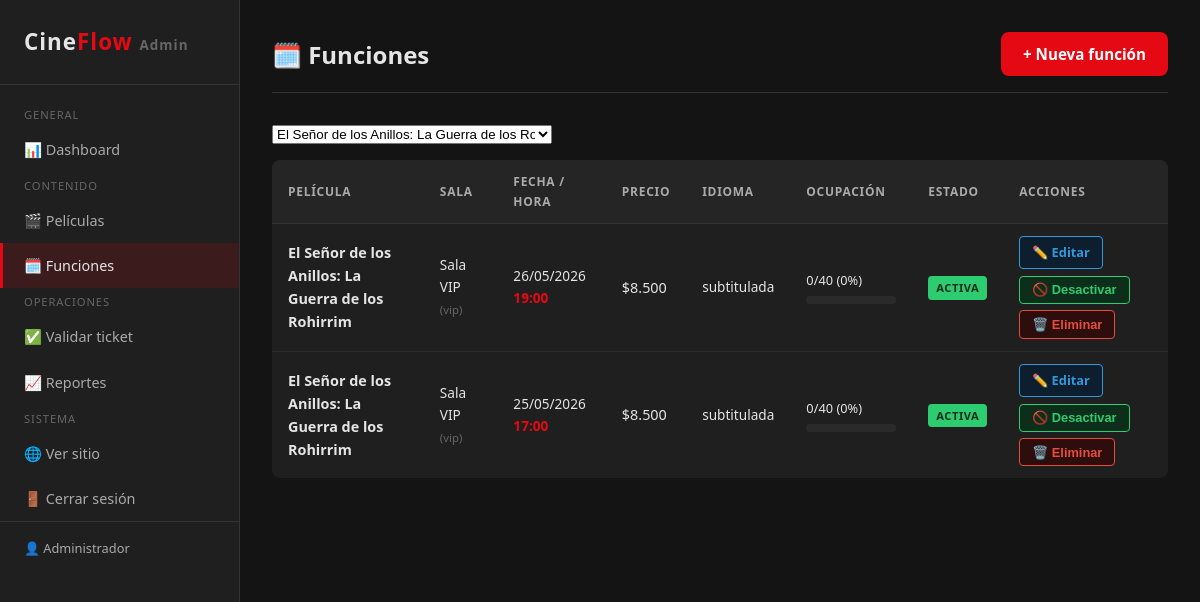
Screenshot of /admin/funciones.php?pelicula_id=3 (signed in) with the database file from the repository.
### tables this page shows
CREATE TABLE usuarios (
    id            INT UNSIGNED    NOT NULL AUTO_INCREMENT,
    nombre        VARCHAR(100)    NOT NULL,
    email         VARCHAR(150)    NOT NULL,
    password_hash VARCHAR(255)    NOT NULL                  COMMENT 'Hash bcrypt',
    rol           ENUM('admin')   NOT NULL DEFAULT 'admin',
    activo        TINYINT(1)      NOT NULL DEFAULT 1,
    fecha_registro DATETIME       NOT NULL DEFAULT CURRENT_TIMESTAMP,

    PRIMARY KEY (id),
    UNIQUE KEY uq_email (email)
);

CREATE TABLE funciones (
    id             INT UNSIGNED   NOT NULL AUTO_INCREMENT,
    pelicula_id    INT UNSIGNED   NOT NULL,
    sala_id        INT UNSIGNED   NOT NULL,
    fecha_hora     DATETIME       NOT NULL,
    precio         DECIMAL(8,2)   NOT NULL,
    idioma         ENUM('subtitulada','doblada','original') NOT NULL DEFAULT 'subtitulada',
    activa         TINYINT(1)     NOT NULL DEFAULT 1,

    PRIMARY KEY (id),
    UNIQUE KEY uq_sala_horario (sala_id, fecha_hora),
    INDEX idx_pelicula_fecha (pelicula_id, fecha_hora),
    INDEX idx_fecha_hora (fecha_hora),

    CONSTRAINT fk_funcion_pelicula
        FOREIGN KEY (pelicula_id) REFERENCES peliculas(id)
        ON DELETE RESTRICT ON UPDATE CASCADE,
    CONSTRAINT fk_funcion_sala
        FOREIGN KEY (sala_id) REFERENCES salas(id)
        ON DELETE RESTRICT ON UPDATE CASCADE
);

CREATE TABLE peliculas (
    id             INT UNSIGNED   NOT NULL AUTO_INCREMENT,
    titulo         VARCHAR(200)   NOT NULL,
    genero         VARCHAR(80)    NOT NULL,
    sinopsis       TEXT               NULL,
    clasificacion  ENUM('TE','TE+7','MA+14','MA+18') NOT NULL DEFAULT 'TE',
    duracion_min   SMALLINT UNSIGNED  NULL,
    imagen         VARCHAR(300)       NULL                  COMMENT 'Ruta: uploads/peliculas/imagen.jpg',
    activa         TINYINT(1)     NOT NULL DEFAULT 1,
    fecha_estreno  DATE               NULL,

    PRIMARY KEY (id),
    INDEX idx_genero (genero),
    INDEX idx_activa (activa)
);

CREATE TABLE salas (
    id             INT UNSIGNED   NOT NULL AUTO_INCREMENT,
    nombre         VARCHAR(50)    NOT NULL,
    capacidad      SMALLINT UNSIGNED NOT NULL DEFAULT 100,
    tipo           ENUM('estandar','vip','4dx','imax') NOT NULL DEFAULT 'estandar',
    activa         TINYINT(1)     NOT NULL DEFAULT 1,

    PRIMARY KEY (id),
    UNIQUE KEY uq_nombre_sala (nombre)
);

### includes/funciones.php (called while the page is built, shortened)
<?php
function formatearPrecio(float|int|string $precio): string
{
    return '$' . number_format((float)$precio, 0, ',', '.');
}
function esc(?string $texto): string
{
    return htmlspecialchars((string)$texto, ENT_QUOTES | ENT_SUBSTITUTE, 'UTF-8');
}
function obtenerUsuario(int $usuario_id): ?array
{
    $pdo = obtenerConexion();
    try {
        $stmt = $pdo->prepare("
            SELECT id, nombre, email, rol
            FROM   usuarios
            WHERE  id     = :id
              AND  activo = 1
            LIMIT 1
        ");
        $stmt->execute([':id' => $usuario_id]);
        $fila = $stmt->fetch();
        return $fila ?: null;
    } catch (PDOException $e) {
        registrarError('funciones - obtenerUsuario', $e->getMessage());
        return null;
    }
}

### admin/funciones.php (the view, shortened to what this page needs)
<?php
require_once __DIR__ . '/../includes/funciones.php';
$pdo = obtenerConexion();
$filtro_pelicula = (int)($_GET['pelicula_id'] ?? 0);
try {
    $query = "
        SELECT f.*, p.titulo AS pelicula, p.imagen AS poster, s.nombre AS sala, s.tipo AS tipo_sala, s.capacidad,
               COUNT(CASE WHEN r.estado IN ('confirmada','utilizada') THEN 1 END) AS reservas_ok,
               COUNT(CASE WHEN r.estado = 'pendiente' THEN 1 END) AS reservas_pendientes
        FROM   funciones f
        JOIN   peliculas p ON p.id = f.pelicula_id
        JOIN   salas     s ON s.id = f.sala_id
        LEFT   JOIN reservas r ON r.funcion_id = f.id
    ";
    $params = [];
    if ($filtro_pelicula > 0) {
        $query  .= " WHERE f.pelicula_id = :pid";
        $params[':pid'] = $filtro_pelicula;
    }
    $query .= " GROUP BY f.id ORDER BY f.fecha_hora DESC LIMIT 100";
    $stmt = $pdo->prepare($query);
    $stmt->execute($params);
    $funciones_list = $stmt->fetchAll();
    $peliculas_select = $pdo->query("SELECT id, titulo FROM peliculas ORDER BY titulo")->fetchAll();
} catch (PDOException $e) {
    registrarError('admin-funciones', $e->getMessage());
    $funciones_list = $peliculas_select = [];
}
$admin_nav_activo = 'funciones';
require_once __DIR__ . '/includes/header.php';
?>
<div class="admin-topbar">
    <h1>🗓️ Funciones</h1>
    <a href="nueva-funcion.php" class="btn btn-primario">+ Nueva función</a>
</div>
<form method="GET" style="margin-bottom:1rem;display:flex;gap:.75rem;align-items:center;">
    <select name="pelicula_id" onchange="this.form.submit()" style="max-width:280px;">
        <?php foreach ($peliculas_select as $p): ?>
            <option value="<?= $p['id'] ?>" <?= $filtro_pelicula==$p['id']?'selected':''?>><?= esc($p['titulo']) ?></option>
        <?php endforeach; ?>
    </select>
</form>
<?php if (empty($funciones_list)): ?>
    <p style="color:var(--texto-suave);">No hay funciones.</p>
<?php else: ?>
<div style="overflow-x:auto;">
<table class="admin-tabla">
    <thead>
        <tr>
            <th>Película</th>
            <th>Sala</th>
            <th>Fecha / Hora</th>
            <th>Precio</th>
            <th>Idioma</th>
            <th>Ocupación</th>
            <th>Estado</th>
            <th>Acciones</th>
        </tr>
    </thead>
    <tbody>
    <?php foreach ($funciones_list as $f): ?>
        <?php
        $pct = $f['capacidad'] > 0 ? round(($f['reservas_ok'] + $f['reservas_pendientes']) / $f['capacidad'] * 100) : 0;
        $pasada = strtotime($f['fecha_hora']) < time();
        ?>
        <tr style="<?= !$f['activa'] ? 'opacity:.5;' : '' ?><?= $pasada ? 'background:rgba(0,0,0,.2);' : '' ?>">
            <td style="font-weight:600;font-size:.9rem;"><?= esc($f['pelicula']) ?></td>
            <td style="font-size:.85rem;"><?= esc($f['sala']) ?> <small style="color:var(--texto-muy-suave);">(<?= esc($f['tipo_sala']) ?>)</small></td>
            <td style="white-space:nowrap;font-size:.85rem;">
                <?= date('d/m/Y', strtotime($f['fecha_hora'])) ?><br>
                <span style="color:var(--primario);font-weight:600;"><?= date('H:i', strtotime($f['fecha_hora'])) ?></span>
            </td>
            <td><?= formatearPrecio($f['precio']) ?></td>
            <td style="font-size:.85rem;"><?= esc($f['idioma']) ?></td>
            <td>
                <div style="font-size:.8rem;min-width:90px;">
                    <?= $f['reservas_ok'] ?>/<?= $f['capacidad'] ?> (<?= $pct ?>%)
                </div>
                <div class="reporte-barra-wrap"><div class="reporte-barra" style="width:<?= $pct ?>%"></div></div>
            </td>
            <td><span class="badge <?= $f['activa'] ? 'badge-verde' : 'badge-gris' ?>"><?= $f['activa'] ? 'Activa' : 'Inactiva' ?></span></td>
            <td>
                <div style="display:flex;gap:.4rem;flex-wrap:wrap;">
                    <a href="editar-funcion.php?id=<?= $f['id'] ?>" class="btn-accion btn-editar">✏️ Editar</a>
                    <form method="POST" style="display:inline;">
                        <button class="btn-accion btn-activar"><?= $f['activa'] ? '🚫 Desactivar' : '✅ Activar' ?></button>
                    </form>
                    <form method="POST" style="display:inline;" onsubmit="return confirm('¿Eliminar esta función?')">
                        <button class="btn-accion btn-eliminar">🗑️ Eliminar</button>
                    </form>
                </div>
            </td>
        </tr>
    <?php endforeach; ?>
    </tbody>
</table>
</div>
<?php endif; ?>
<?php require_once __DIR__ . '/includes/footer.php'; ?>

### admin/includes/header.php (shortened to what this page needs)
<?php
$admin_nav_activo ??= '';
$admin = obtenerUsuario((int)$_SESSION['usuario_id']);
?>
<!DOCTYPE html>
<html lang="es">
<head>
    <link rel="stylesheet" href="../assets/css/estilo.css">
    <link rel="stylesheet" href="../assets/css/admin.css">
</head>
<body>
<div class="admin-layout">
<aside class="admin-sidebar">
    <a href="index.php" class="logo">Cine<span>Flow</span> <small style="font-size:.6em;color:var(--texto-muy-suave);">Admin</small></a>
    <nav class="admin-nav">
        <span class="nav-seccion">General</span>
        <a href="index.php"         class="<?= $admin_nav_activo === 'dashboard'  ? 'activo' : '' ?>">📊 Dashboard</a>
        <span class="nav-seccion">Contenido</span>
        <a href="peliculas.php"     class="<?= $admin_nav_activo === 'peliculas'  ? 'activo' : '' ?>">🎬 Películas</a>
        <a href="funciones.php"     class="<?= $admin_nav_activo === 'funciones'  ? 'activo' : '' ?>">🗓️ Funciones</a>
        <span class="nav-seccion">Operaciones</span>
        <a href="validar-ticket.php" class="<?= $admin_nav_activo === 'validar'   ? 'activo' : '' ?>">✅ Validar ticket</a>
        <a href="reportes.php"      class="<?= $admin_nav_activo === 'reportes'   ? 'activo' : '' ?>">📈 Reportes</a>
        <span class="nav-seccion">Sistema</span>
        <a href="../index.php" target="_blank">🌐 Ver sitio</a>
        <a href="logout.php">🚪 Cerrar sesión</a>
    </nav>
    <?php if ($admin): ?>
    <div style="padding:1rem 1.5rem;border-top:1px solid var(--borde);margin-top:auto;font-size:.8rem;color:var(--texto-suave);">
        👤 <?= esc($admin['nombre']) ?>
    </div>
    <?php endif; ?>
</aside>
<main class="admin-content">

### assets/css/estilo.css (style rules this page uses)
:root { --primario: #e50914; --primario-oscuro: #c0070f; --primario-suave: rgba(229, 9, 20, .15); --oscuro: #141414; --superficie: #1f1f1f; --superficie-alt: #252525; --overlay: rgba(0, 0, 0, .75); --borde: #333; --borde-suave: #2a2a2a; --texto: #e5e5e5; --texto-suave: #aaa; --texto-muy-suave: #666; --verde: #2ecc71; --verde-oscuro: #0d2e1a; --azul: #3498db; --azul-oscuro: #0d1e2e; --amarillo: #f39c12; --amarillo-oscuro: #1a1200; --rojo: #e74c3c; --rojo-oscuro: #2e0d0d; --libre: #2a5c3f; --libre-borde: #2ecc71; --ocupado: #3a1a1a; --ocupado-borde: #c0392b; --seleccionado: #1a3a5c; --seleccionado-borde:#3498db; --preferencial: #3a2e0a; --preferencial-borde:#f39c12; --fuente: 'Segoe UI', Arial, sans-serif; --fuente-mono: 'Courier New', Courier, monospace; --ancho-max: 1200px; --radio: 8px; --radio-lg: 12px; --sombra: 0 4px 16px rgba(0, 0, 0, .4); --sombra-lg: 0 8px 32px rgba(0, 0, 0, .6); --transicion: .2s ease; }
*, *::before, *::after { box-sizing: border-box; margin: 0; padding: 0; }
html { scroll-behavior: smooth; }
body { background-color: var(--oscuro); color: var(--texto); font-family: var(--fuente); font-size: 16px; line-height: 1.6; min-height: 100vh; display: flex; flex-direction: column; }
main { flex: 1; }
a { color: var(--primario); text-decoration: none; transition: color var(--transicion); }
h1, h2, h3, h4, h5, h6 { line-height: 1.3; font-weight: 700; }
.logo { font-size: 1.6rem; font-weight: 700; color: var(--primario); letter-spacing: 1px; text-decoration: none; flex-shrink: 0; }
.logo span { color: var(--texto); }
.badge { display: inline-block; font-size: .7rem; font-weight: 700; padding: 3px 8px; border-radius: 4px; text-transform: uppercase; letter-spacing: .5px; vertical-align: middle; }
.badge-verde { background: var(--verde); color: #0a2e1a; }
.btn { display: inline-flex; align-items: center; justify-content: center; gap: 8px; padding: 10px 22px; border-radius: var(--radio); font-size: .95rem; font-weight: 600; cursor: pointer; border: none; text-decoration: none; transition: background var(--transicion), color var(--transicion), opacity var(--transicion), transform var(--transicion); white-space: nowrap; }
.btn-primario { background: var(--primario); color: #fff; }

### rows the page displays
usuarios: nombre "Administrador"
funciones: pelicula.titulo "El Señor de los Anillos: La Guerra de los Rohirrim", sala.nombre "Sala VIP", sala.tipo "vip", fecha_hora "26/05/2026", fecha_hora "19:00", precio "$8.500", idioma "subtitulada", reservas_ok "0", sala.capacidad "40", pct "0", activa "ACTIVA"
funciones: pelicula.titulo "El Señor de los Anillos: La Guerra de los Rohirrim", sala.nombre "Sala VIP", sala.tipo "vip", fecha_hora "25/05/2026", fecha_hora "17:00", precio "$8.500", idioma "subtitulada", reservas_ok "0", sala.capacidad "40", pct "0", activa "ACTIVA"

### other values shown
form field pelicula_id "El Señor de los Anillos: La Guerra de los Rohirrim"
